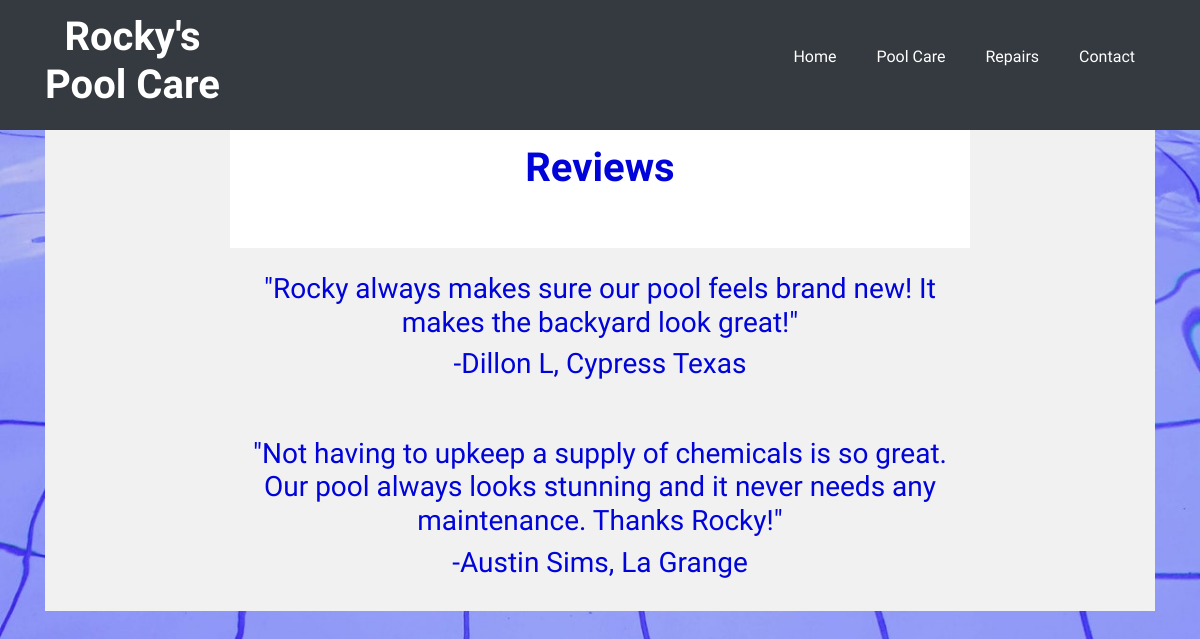
The page /reviews/ on the database as committed earlier.
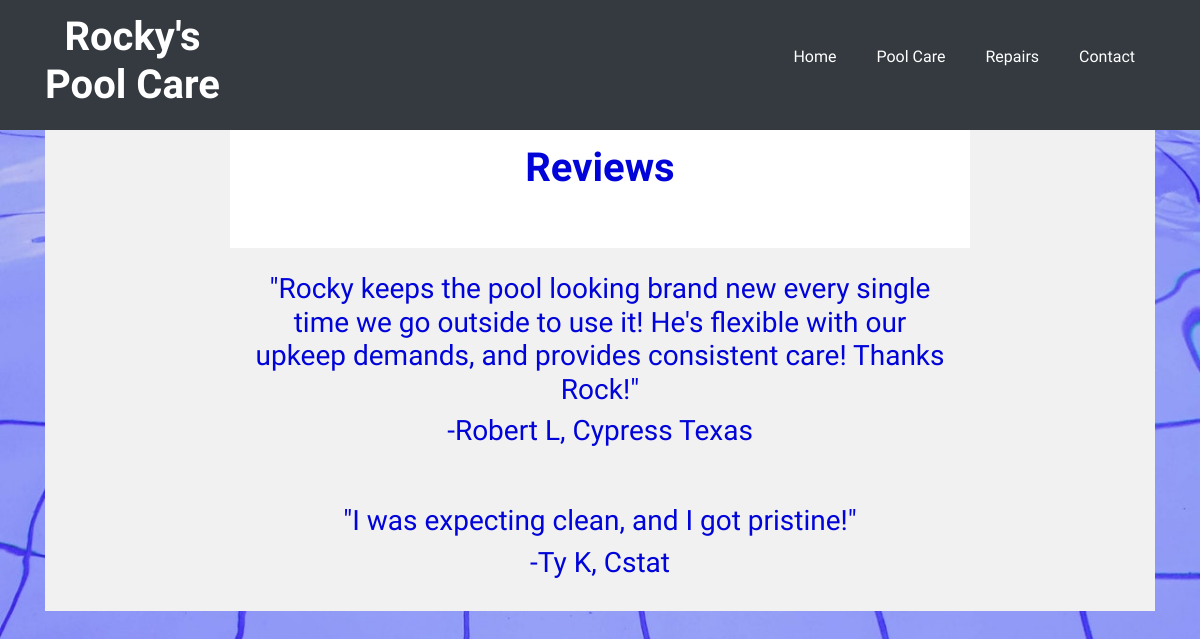
The same page on the database as committed later.
### poolServices/models.py (models this page shows, shortened)
class review(models.Model):
	name = models.CharField(max_length=50)
	location = models.CharField(max_length=50)
	comments = models.TextField(max_length=250, blank=True)

### poolServices/views.py (the view)
# urls.py: path('reviews/', views.review_page, name = 'reviews'),
def review_page(request):
	reviews = review.objects.all()
	return render(request, 'poolServices/reviews.html', {'reviews':reviews})

### poolServices/templates/poolServices/reviews.html (shortened to what this page needs)
<!DOCTYPE html>
<html>
{% extends "poolServices/base.html" %}
{% load static %}
{% block content %}
<div class="container-fluid text-center" style="background-color: #f1f1f1;">
  <div class="row content">
    <div class="col-sm-2 sidenav">
    </div>
    <div class="col-sm-8 text-center" style="background-color: #fff">
		<br>
		<br>
	   	<br>
        <br>
          <h1 style="color: #0104d8; font-size: 48;">Reviews</h1>
          <br>
          <br>
          <div class="row content">
          	<br>
	          {% for review in reviews %}
	          <div class="col-sm-12 text-center" style="background-color: #f1f1f1;">
	          	<br>
	            <h3>"{{ review.comments }}"</h3>
	            <h3>-{{ review.name }}, {{ review.location }}</h3>
				<br>
	          </div>
	          <br>
	          <br>
	          {% endfor %}
     	 </div>
    </div>
    <div class="col-sm-2 sidenav">
    </div>
  </div>
</div>
{% endblock %}

### poolServices/templates/poolServices/base.html (shortened to what this page needs)
<!DOCTYPE html>
<html lang="en">
  {% load static %}
<head>
<link rel="stylesheet" href="https://stackpath.bootstrapcdn.com/bootstrap/4.1.3/css/bootstrap.min.css">
</head>
<body>
        <nav class="navbar navbar-expand-lg bg-dark fixed-top" id="mainNav">
            <div class="container">
                <a class="navbar-brand js-scroll-trigger text-center text-white" href="{% url 'home' %}"><h1 style="color: white; font-size: 24;">Rocky's<br>Pool Care</h1></a>
                <div class="collapse navbar-collapse" id="navbarResponsive">
                    <ul class="navbar-nav ml-auto">
                        <li class="nav-item mx-0 mx-lg-1"><a class="nav-link py-3 px-0 px-lg-3 rounded js-scroll-trigger text-white" href="{% url 'home' %}"><p style="color: white; font-size: 20;">Home</p></a></li>
                        <li class="nav-item mx-0 mx-lg-1"><a class="nav-link py-3 px-0 px-lg-3 rounded js-scroll-trigger text-white" href="{% url 'services' %}"><p style="color: white; font-size: 20;">Pool Care</p></a></li>
                        <li class="nav-item mx-0 mx-lg-1"><a class="nav-link py-3 px-0 px-lg-3 rounded js-scroll-trigger text-white" href="{% url 'clients:repair' %}"><p style="color: white; font-size: 20;">Repairs</p></a></li>
                        <li class="nav-item mx-0 mx-lg-1"><a class="nav-link py-3 px-0 px-lg-3 rounded js-scroll-trigger text-white" href="{% url 'clients:clients' %}"><p style="color: white; font-size: 20;">Contact</p></a></li>
                    </ul>
                </div>
            </div>
        </nav>
      <br>
      <br>
   <div class="container">
  {% block content %}
      {% endblock %}
    </div>
</body>
</html>

Rows that differ between the two databases and show on the page:
removed review: comments "Not having to upkeep a supply of chemicals is so great. Our pool always looks stunning and it never needs any maintenance. Thanks Rocky!", name "Austin Sims", location "La Grange"
changed review "Cypress Texas": comments "Rocky always makes sure our pool feels brand new! It makes the backyard look great!" → "Rocky keeps the pool looking brand new every single time we go outside to use it! He's flexible with our upkeep demands, and provides consistent care! Thanks Rock!"; name "Dillon L" → "Robert L"
added review: comments "I was expecting clean, and I got pristine!", name "Ty K", location "Cstat"
